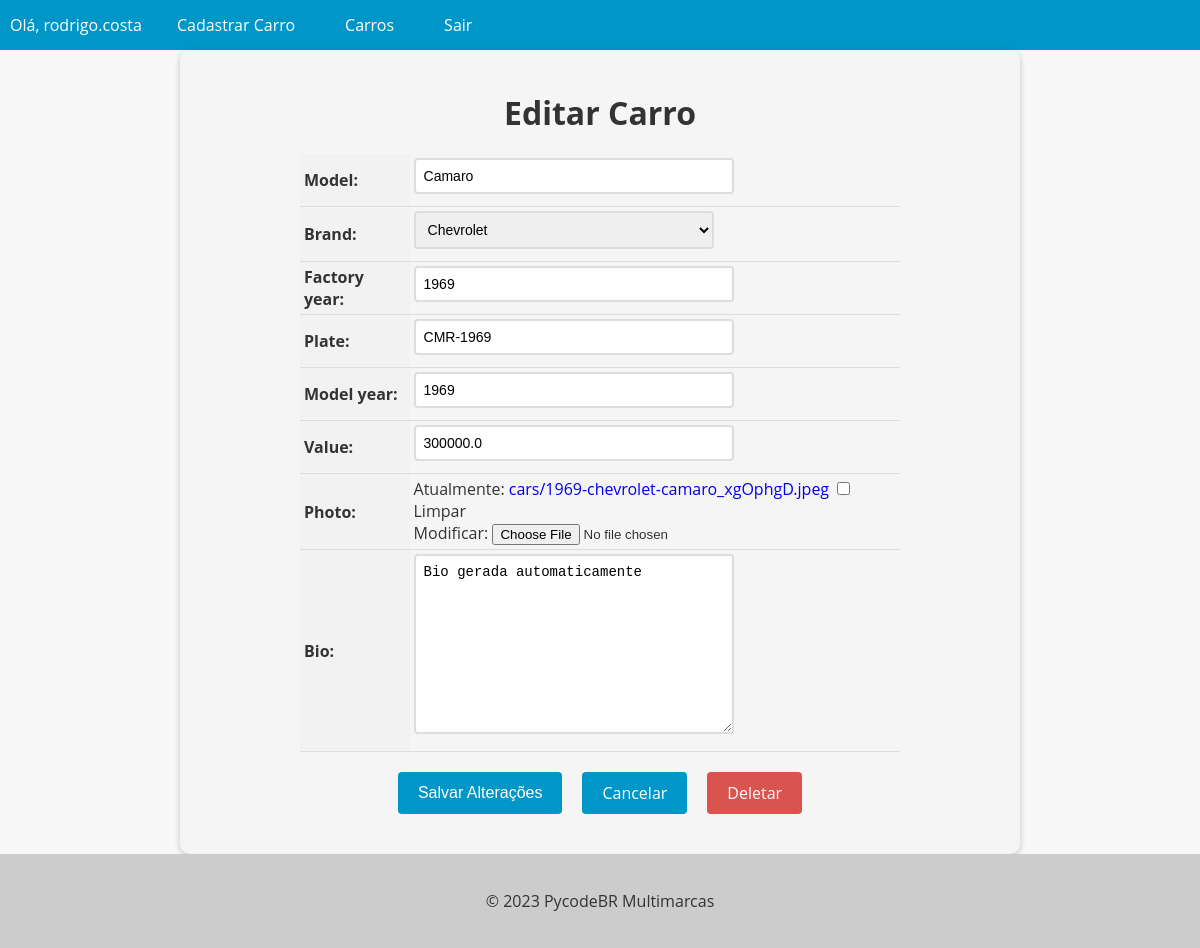
Screenshot of /car/20/update (signed in) with the database file from the repository.
### cars/models.py (models this page shows, shortened)
class Car(models.Model):
    id = models.AutoField(primary_key=True)
    model = models.CharField(max_length=200)
    brand = models.ForeignKey(Brand, on_delete=models.PROTECT, related_name='car_brand')
    factory_year = models.IntegerField(blank=True, null=True)
    plate = models.CharField(max_length=10, blank=True, null=True)
    model_year = models.IntegerField(blank=True, null=True)
    value = models.FloatField(blank=True, null=True) # blank=True e null=True significa que ao criar um novo modelo de carro posso deixar esse campo vazio
    photo = models.ImageField(upload_to='cars/', blank=True, null=True)
    bio = models.TextField(blank=True, null=True)

### cars/views.py (the view, shortened to what this page needs)
# urls.py: path('car/<int:pk>/update', CarUpdateView.as_view(), name="car_update"),
@method_decorator(login_required(login_url='login'), name='dispatch')
class CarUpdateView(UpdateView):
    model = Car
    form_class = CarModelForm
    template_name = 'car-update.html'

### cars/forms.py (shortened to what this page needs)
class CarModelForm(forms.ModelForm):
    class Meta:
        model = Car
        fields = '__all__' # Pega todos os campos do modelo/tabela Car nesse formulário

### cars/models.py (called while the page is built)
    def __str__(self):
        return self.name

### cars/templates/car-update.html (shortened to what this page needs)
{% extends "base.html" %}
{% block content %}
  <form method="post" enctype="multipart/form-data">
    <h1>Editar Carro</h1>
    <table>
      {{ form.as_table }}
    </table>
    <div>
      <div class="buttons-container">
        <input type="submit" value="Salvar Alterações" class="btn btn-primary">
        <a href="{% url 'cars_list' %}" class="btn btn-secondary">Cancelar</a>
        <a href="{% url 'car_delete' pk=object.pk %}" class="btn btn-danger">Deletar</a>
      </div>
    </div>
  </form>
{% endblock %}

### app/templates/base.html (shortened to what this page needs)
<!DOCTYPE html>
<html lang="en">
<head>
</head>
<body>
  <header>
    <nav>
      <ul>
        {% if user.is_authenticated %}
          <li>Olá, {{ user.username }}</li>
          <li><a href="{% url 'new_car' %}">Cadastrar Carro</a></li>
        {% endif %}
        <li><a href="{% url 'cars_list' %}">Carros</a></li>
        {% if user.is_authenticated %}
          <li><a href="{% url 'logout' %}">Sair</a></li>
        {% endif %}
      </ul>
    </nav>
  </header>
  <main>
    {% block content %}
    {% endblock %}
  </main>
  <footer>
    <p>&copy; 2023 PycodeBR Multimarcas</p>
  </footer>
</body>
</html>

### app/templates/base.html (style rules this page uses)
body { font-family: 'Open Sans', sans-serif; background-color: #f7f7f7; color: #333; margin: 0; padding: 0; }
header { background-color: #0096c7; color: #fff; text-align: center; }
footer { background-color: #ccc; color: #333; padding: 20px; text-align: center; }
nav { background-color: #0096c7; color: #fff; height: 50px; display: flex; justify-content: space-between; align-items: center; }
nav ul { list-style: none; margin: 0; padding: 0; display: flex; }
nav ul li { margin: 0 10px; }
nav ul li a { color: #fff; text-decoration: none; font-size: 16px; padding: 15px; transition: all 0.3s ease; }

### cars/templates/car-update.html (style rules this page uses)
form { max-width: 800px; margin: 0 auto; padding: 20px; background-color: #f5f5f5; border-radius: 10px; box-shadow: 0 2px 6px rgba(0, 0, 0, 0.2); }
form h1 { font-size: 2rem; margin-bottom: 20px; text-align: center; }
table { margin: 0 auto; border-collapse: collapse; width: 100%; max-width: 600px; }
th, td { padding: 4px; text-align: left; border-bottom: 1px solid #ddd; }
th { background-color: #f2f2f2; }
input[type="text"], input[type="number"], select, textarea { padding: 8px; font-size: 14px; border: 2px solid #ddd; border-radius: 4px; width: 100%; max-width: 300px; margin-bottom: 8px; transition: border-bottom-color 0.3s ease-in-out; }
.btn { background-color: #0096c7; color: #fff; border: none; padding: 10px 20px; font-size: 16px; border-radius: 4px; cursor: pointer; transition: background-color 0.3s ease-in-out; }
.buttons-container { display: flex; justify-content: center; margin-top: 20px; margin-bottom: 20px; }
.btn { display: inline-block; background-color: #0096c7; color: #fff; border: none; padding: 10px 20px; font-size: 16px; border-radius: 4px; cursor: pointer; transition: background-color 0.3s ease-in-out; margin: 0 10px; }
.btn-danger { background-color: #d9534f; text-decoration: none !important; }
a { text-decoration: none !important; }

### rows the page displays
Car: model "Camaro", brand "Chevrolet", factory_year "1969", plate "CMR-1969", model_year "1969", value "300000.0", bio "Bio gerada automaticamente"

### other values shown
{{ user.username }} "rodrigo.costa"
